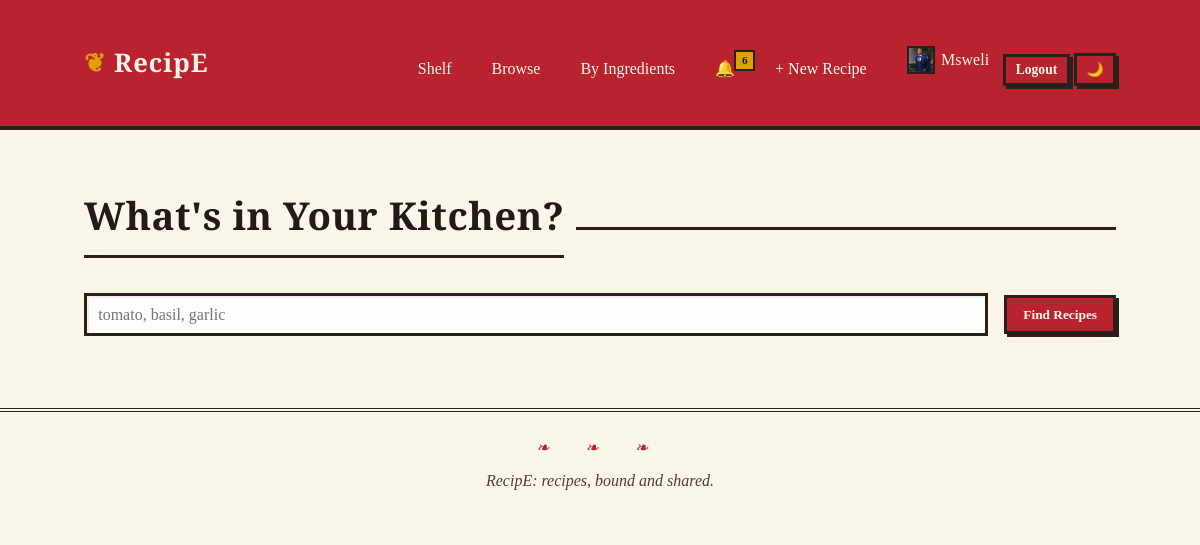
Screenshot of /recipes/by-ingredients (signed in) with the database file from the repository.
### app/models/user.py (models this page shows, shortened)
class User(db.Model, UserMixin):
    __tablename__ = "users"
    id = db.Column(db.Integer, primary_key=True)
    username = db.Column(db.String(50), unique=True, nullable=False, index=True)
    email = db.Column(db.String(120), unique=True, nullable=False, index=True)
    password_hash = db.Column(db.String(255), nullable=False)
    bio = db.Column(db.Text, default="")
    avatar = db.Column(db.String(255), default="")
    is_active = db.Column(db.Boolean, default=True)
    created_at = db.Column(db.DateTime, default=datetime.utcnow)
    recipes = db.relationship("Recipe", backref="author", lazy="dynamic",
                              cascade="all, delete-orphan")
    comments = db.relationship("Comment", backref="author", lazy="dynamic",
                               cascade="all, delete-orphan")
    reactions = db.relationship("Reaction", backref="user", lazy="dynamic",
                                cascade="all, delete-orphan")
    preference = db.relationship("UserPreference", backref="user", uselist=False,
                                 cascade="all, delete-orphan")
    following = db.relationship(
        "Follow", foreign_keys="Follow.follower_id",
        backref="follower", lazy="dynamic", cascade="all, delete-orphan"
    )
    followers = db.relationship(
        "Follow", foreign_keys="Follow.followed_id",
        backref="followed", lazy="dynamic", cascade="all, delete-orphan"
    )
    notifications = db.relationship(
        "Notification", foreign_keys="Notification.user_id",
        back_populates="user", lazy="dynamic", cascade="all, delete-orphan"
    )

### app/routes/recipes.py (the view)
@recipes_bp.get("/by-ingredients")
def by_ingredients_page():
    raw = request.args.get("ingredients", "").strip()
    terms = [t.strip() for t in raw.split(",") if t.strip()]
    results = RecipeService.search_by_ingredients(terms) if terms else []
    return render_template("recipes_by_ingredients.html",
                           terms=terms, recipes=results, raw=raw)

### app/models/user.py (called while the page is built)
@login_manager.user_loader
def load_user(user_id):
    return User.query.get(int(user_id))

### app/templates/recipes_by_ingredients.html (shortened to what this page needs)
{% extends "base.html" %}
{% block content %}
<div class="chapter"><h1>What's in Your Kitchen?</h1></div>
<form class="filters row" method="get" action="{{ url_for('recipes.by_ingredients_page') }}">
  <input type="text" name="ingredients" placeholder="tomato, basil, garlic"
         value="{{ raw }}" />
  <button class="btn btn--primary" type="submit">Find Recipes</button>
</form>
{% endblock %}

### app/templates/base.html (shortened to what this page needs)
<!DOCTYPE html>
<html lang="en">
<head>
  <link rel="stylesheet" href="{{ url_for('static', filename='css/style.css') }}" />
</head>
<body data-authed="{{ 'true' if current_user.is_authenticated else 'false' }}"
      data-user-id="{{ current_user.id if current_user.is_authenticated else '' }}">
  <header class="site-header">
    <div class="container">
      <a class="brand" href="{{ url_for('feed.dashboard') }}">RecipE</a>
      <nav class="site-nav" data-nav>
        <a href="{{ url_for('feed.dashboard') }}">Shelf</a>
        <a href="{{ url_for('recipes.list_recipes_page') }}">Browse</a>
        <a href="{{ url_for('recipes.by_ingredients_page') }}">By Ingredients</a>
        {% if current_user.is_authenticated %}
          <a href="{{ url_for('notifications.list_page') }}" class="nav-bell" title="Notifications">
    🔔<span class="nav-bell__badge" data-notif-badge hidden></span>
          </a>
          <a href="{{ url_for('recipes.new_recipe_page') }}">+ New Recipe</a>
          <a href="{{ url_for('users.profile_page', username=current_user.username) }}" class="nav-avatar">
            {% if current_user.avatar %}
              <img src="{{ url_for('static', filename='uploads/' ~ current_user.avatar) }}"
                   alt="{{ current_user.username }}" />
            {% else %}
              <span class="avatar-placeholder--sm">{{ current_user.username[:1]|upper }}</span>
            {% endif %}
            {{ current_user.username }}
          </a>
          <form action="{{ url_for('auth.logout') }}" method="post" style="display:inline">
            <button class="btn btn--sm btn--primary" type="submit">Logout</button>
          </form>
          <button class="btn btn--sm btn--ghost theme-toggle" data-theme-toggle title="Toggle theme">🌙</button>
        {% else %}
          <a href="{{ url_for('auth.login_page') }}">Login</a>
          <a href="{{ url_for('auth.register_page') }}">Register</a>
        {% endif %}
      </nav>
    </div>
  </header>
  <main class="container">
    {% block content %}{% endblock %}
  </main>
  <footer class="site-footer">
    RecipE: recipes, bound and shared.
  </footer>
</body>
</html>

### app/static/css/style.css (style rules this page uses)
:root { --paper: #fbf6ea; --paper-2: #f4ead2; --ink: #211a17; --ink-soft: #4a3f39; --crimson: #b8232f; --mustard: #e0a106; --forest: #1f6b4a; --plum: #6c2a6b; --teal: #106a72; --line: #2a1f1a; --shadow: 4px 4px 0 0 var(--line); }
* { box-sizing: border-box; }
html, body { margin: 0; padding: 0; background: var(--paper); color: var(--ink); font-family: "Georgia", "Iowan Old Style", "Times New Roman", serif; font-size: 16px; line-height: 1.55; }
h1, h2, h3, h4 { font-family: "Playfair Display", "Georgia", serif; letter-spacing: 0.5px; margin: 0 0 .5em; color: var(--ink); border-bottom: 3px solid var(--line); padding-bottom: .25em; }
h1 { font-size: 2.4rem; }
a { color: var(--crimson); text-decoration: underline; text-underline-offset: 3px; }
.container { max-width: 1080px; margin: 0 auto; padding: 1.5rem; }
.site-header { background: var(--crimson); color: var(--paper); border-bottom: 4px solid var(--line); padding: 1rem 0; }
.site-header .container { display: flex; align-items: center; justify-content: space-between; }
.site-header .brand { font-family: "Playfair Display", serif; font-size: 1.6rem; font-weight: 700; color: var(--paper); text-decoration: none; letter-spacing: 1px; }
.site-header .brand::before { content: "❦ "; color: var(--mustard); }
.site-nav a { color: var(--paper); margin-left: 1rem; text-decoration: none; border: 2px solid transparent; padding: .25rem .5rem; }
.btn { display: inline-block; padding: .55rem 1rem; background: var(--mustard); color: var(--ink); border: 3px solid var(--line); font-family: inherit; font-weight: 700; text-decoration: none; cursor: pointer; box-shadow: 3px 3px 0 0 var(--line); transition: transform .05s ease; }
.btn--primary { background: var(--crimson); color: var(--paper); }
.btn--ghost { background: transparent; color: var(--ink); }
.btn--sm { padding: .3rem .6rem; font-size: .85rem; }
input, textarea, select { width: 100%; padding: .6rem .7rem; border: 3px solid var(--line); background: #fffdf7; font-family: inherit; font-size: 1rem; color: var(--ink); box-shadow: inset 2px 2px 0 0 rgba(0,0,0,.05); }
.chapter { display: flex; align-items: baseline; gap: .75rem; margin: 2rem 0 1rem; }
.chapter::after { content: ""; flex: 1; height: 3px; background: var(--line); }
.site-footer { margin-top: 3rem; border-top: 4px double var(--line); padding: 1.5rem; text-align: center; font-style: italic; color: var(--ink-soft); }
.site-footer::before { content: "❧ ❧ ❧"; display: block; color: var(--crimson); margin-bottom: .5rem; letter-spacing: 1rem; }
.row { display: flex; gap: 1rem; align-items: center; flex-wrap: wrap; }
.filters input { flex: 1; min-width: 160px; }
.nav-avatar { display: inline-flex; align-items: center; gap: .4rem; }
.nav-avatar img, .nav-avatar .avatar-placeholder--sm { width: 28px; height: 28px; border: 2px solid var(--line); object-fit: cover; vertical-align: middle; }
.nav-bell { position: relative; text-decoration: none; }
.nav-bell__badge { position: absolute; top: -6px; right: -8px; background: var(--mustard); color: var(--ink); border: 2px solid var(--line); font-size: .7rem; font-weight: 700; padding: 0 .35rem; min-width: 18px; text-align: center; }

### rows the page displays
User: avatar (picture), username "Msweli"
